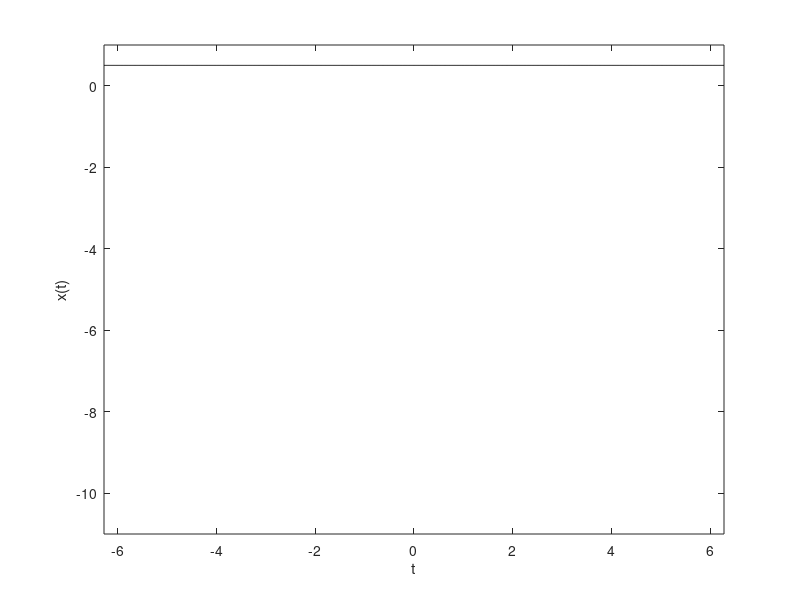

This chart was generated by the following MATLAB code:

t=linspace(-2*pi,2*pi,1001);
 x=0.5*ones(size(t));
for n=1:500
        x=x+2/(pi*n)*sin(pi*n)*sin(pi*n/2)*cos(n*t);
   end
plot (t,x,'k-');
axis([-2*pi 2*pi -11 1]);
xlabel ('t');
ylabel('x(t)');